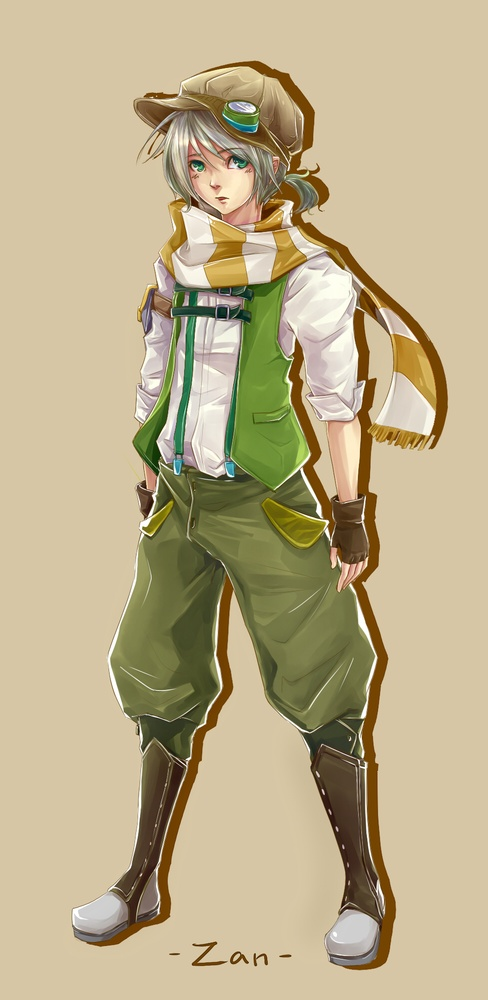
#> input picture Pillow/zancolour.jpg, 488 x 1000 px, shrunk from 975 x 2000 before the run
$ python 'Image Modes and Filters.py'
#> lines starting #> are read from the running program, lines starting #| are printed output that depends on the picture
from PIL import Image
from PIL import ImageFilter

zan = Image.open('zancolour.jpg')
#> zan is the input picture: PIL image 488x1000 RGB; mean R, G, B 188, 174, 138.5

black_white = zan.convert("L")
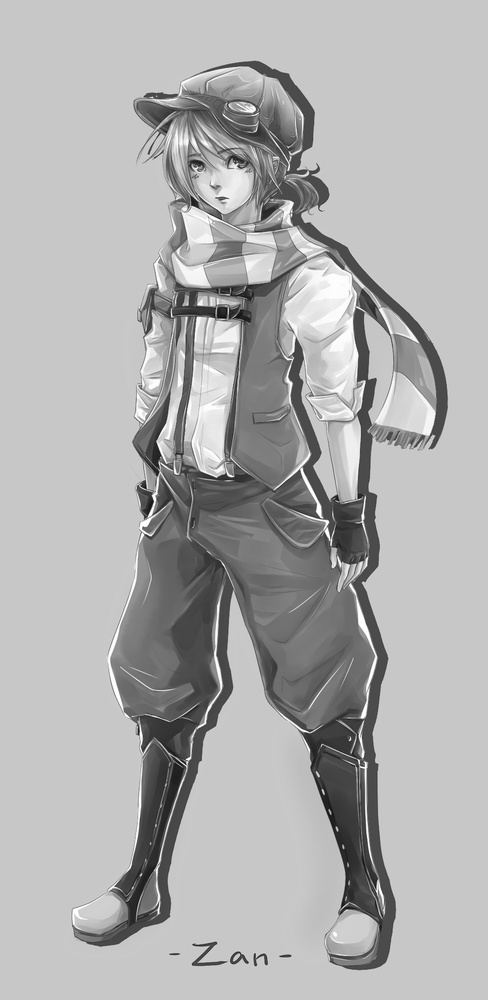
#> black_white: PIL image 488x1000 L; min 4, max 255, mean 174.2
color = zan.convert("RGB")
printer = zan.convert("CMYK")
blur = zan.filter(ImageFilter.BLUR)
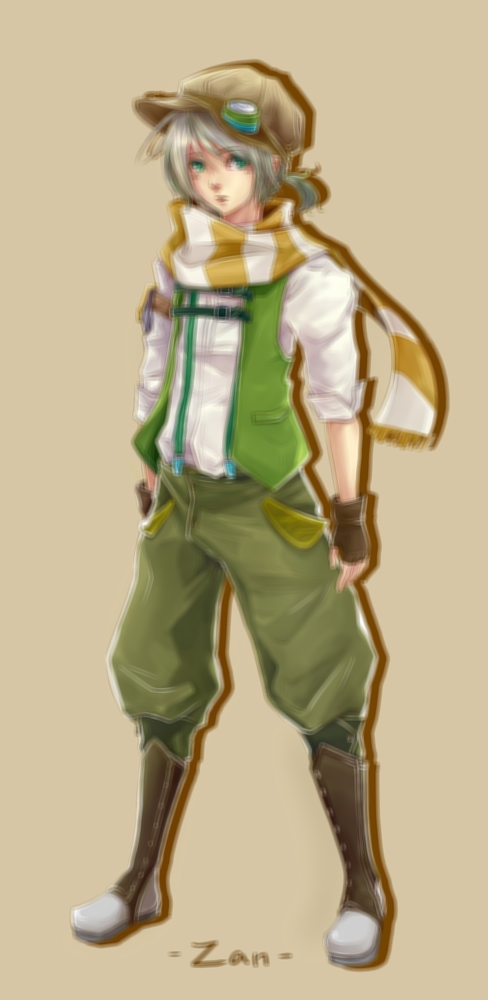
#> blur: PIL image 488x1000 RGB; mean R, G, B 188, 174, 138.5
detail = zan.filter(ImageFilter.DETAIL)
edges = zan.filter(ImageFilter.FIND_EDGES)
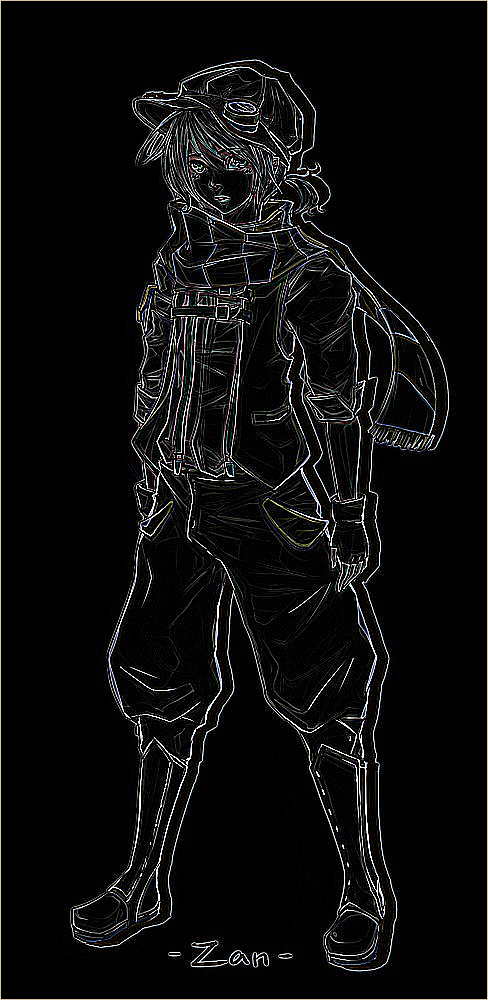
#> edges: PIL image 488x1000 RGB; mean R, G, B 13.1, 13.1, 13
contour = zan.filter(ImageFilter.CONTOUR)
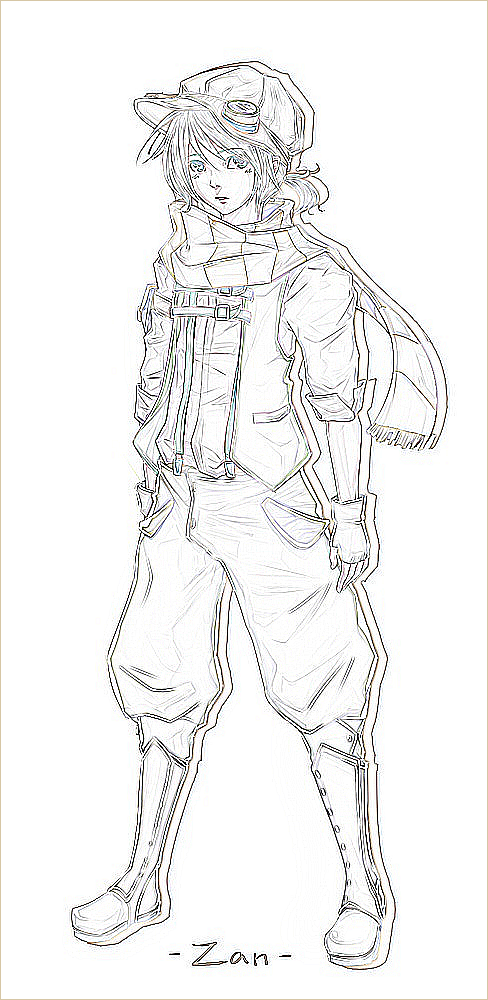
#> contour: PIL image 488x1000 RGB; mean R, G, B 242.4, 242.2, 241.7

color.show()
black_white.show()
printer.show()
blur.show()
detail.show()
edges.show()
contour.show()
